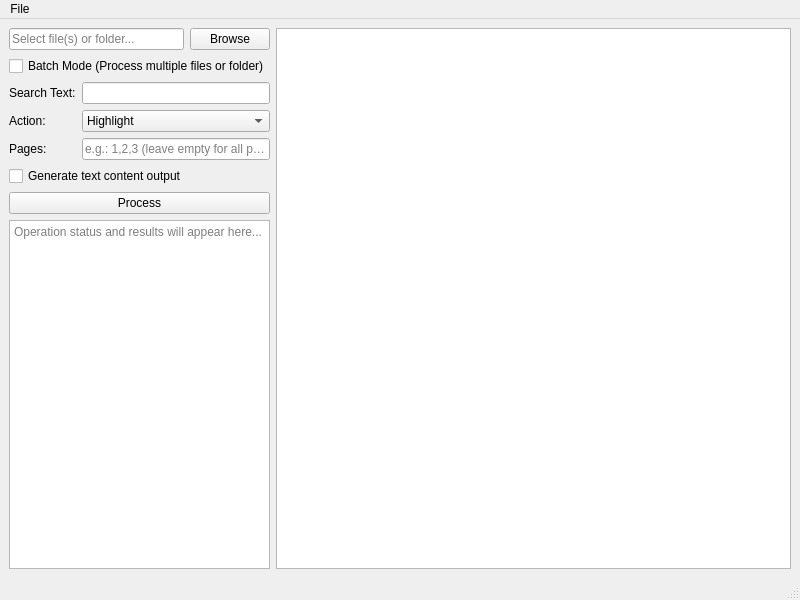
<?xml version='1.0' encoding='utf-8'?>
<ui version="4.0">
 <class>MainWindow</class>
 <widget class="QMainWindow" name="MainWindow">
  <property name="geometry">
   <rect>
    <x>100</x>
    <y>100</y>
    <width>800</width>
    <height>600</height>
   </rect>
  </property>
  <property name="windowTitle">
   <string>PDF OCR Tool</string>
  </property>
  <widget class="QWidget" name="centralwidget">
   <layout class="QHBoxLayout" name="mainLayout">
    <item>
     <layout class="QVBoxLayout" name="leftLayout">
      <item>
       <layout class="QHBoxLayout" name="horizontalLayout">
        <item>
         <widget class="QLineEdit" name="inputFileEdit">
          <property name="placeholderText">
           <string>Select file(s) or folder...</string>
          </property>
          <property name="readOnly">
           <bool>true</bool>
          </property>
          <property name="rfuLocale_setPlaceholderText" stdset="0">
           <string notr="true">Legacy.s085593ea0e434e26</string>
          </property>
         </widget>
        </item>
        <item>
         <widget class="QPushButton" name="browseButton">
          <property name="text">
           <string>Browse</string>
          </property>
          <property name="rfuLocale_setText" stdset="0">
           <string notr="true">Legacy.s3227aa9666253f7a</string>
          </property>
         </widget>
        </item>
       </layout>
      </item>
      <item>
       <widget class="QCheckBox" name="batchModeCheckbox">
        <property name="text">
         <string>Batch Mode (Process multiple files or folder)</string>
        </property>
        <property name="rfuLocale_setText" stdset="0">
         <string notr="true">Legacy.s86e5aa6c133a6e6f</string>
        </property>
       </widget>
      </item>
      <item>
       <layout class="QFormLayout" name="formLayout">
        <item row="0" column="0">
         <widget class="QLabel" name="searchLabel">
          <property name="text">
           <string>Search Text:</string>
          </property>
          <property name="rfuLocale_setText" stdset="0">
           <string notr="true">Legacy.s6c5316b7876547e2</string>
          </property>
         </widget>
        </item>
        <item row="0" column="1">
         <widget class="QLineEdit" name="searchEdit">
         </widget>
        </item>
        <item row="1" column="0">
         <widget class="QLabel" name="actionLabel">
          <property name="text">
           <string>Action:</string>
          </property>
          <property name="rfuLocale_setText" stdset="0">
           <string notr="true">Legacy.s7d9fda4ea8538475</string>
          </property>
         </widget>
        </item>
        <item row="1" column="1">
         <widget class="QComboBox" name="actionCombo">
          <item>
           <property name="text">
            <string>Highlight</string>
           </property>
          </item>
          <item>
           <property name="text">
            <string>Redact</string>
           </property>
          </item>
         </widget>
        </item>
        <item row="2" column="0">
         <widget class="QLabel" name="pagesLabel">
          <property name="text">
           <string>Pages:</string>
          </property>
          <property name="rfuLocale_setText" stdset="0">
           <string notr="true">Legacy.s0f36bbc96bf26dbb</string>
          </property>
         </widget>
        </item>
        <item row="2" column="1">
         <widget class="QLineEdit" name="pagesEdit">
          <property name="placeholderText">
           <string>e.g.: 1,2,3 (leave empty for all pages)</string>
          </property>
          <property name="rfuLocale_setPlaceholderText" stdset="0">
           <string notr="true">Legacy.s6dcfb4dfdf28f66d</string>
          </property>
         </widget>
        </item>
       </layout>
      </item>
      <item>
       <widget class="QCheckBox" name="generateOutputCheckbox">
        <property name="text">
         <string>Generate text content output</string>
        </property>
        <property name="rfuLocale_setText" stdset="0">
         <string notr="true">Legacy.s7a7a859f455b5036</string>
        </property>
       </widget>
      </item>
      <item>
       <widget class="QPushButton" name="processButton">
        <property name="text">
         <string>Process</string>
        </property>
        <property name="rfuLocale_setText" stdset="0">
         <string notr="true">Legacy.se083bd83e9d3e97e</string>
        </property>
       </widget>
      </item>
      <item>
       <widget class="QTextEdit" name="outputText">
        <property name="readOnly">
         <bool>true</bool>
        </property>
        <property name="placeholderText">
         <string>Operation status and results will appear here...</string>
        </property>
        <property name="rfuLocale_setPlaceholderText" stdset="0">
         <string notr="true">Legacy.s3a170a5c58931df1</string>
        </property>
       </widget>
      </item>
     </layout>
    </item>
    <item>
     <widget class="QGraphicsView" name="previewView">
      <property name="sizePolicy">
       <sizepolicy hsizetype="Expanding" vsizetype="Expanding">
        <horstretch>1</horstretch>
        <verstretch>0</verstretch>
       </sizepolicy>
      </property>
     </widget>
    </item>
   </layout>
  </widget>
  <widget class="QMenuBar" name="menubar">
   <property name="geometry">
    <rect>
     <x>0</x>
     <y>0</y>
     <width>800</width>
     <height>27</height>
    </rect>
   </property>
   <widget class="QMenu" name="menuFile">
    <property name="title">
     <string>File</string>
    </property>
    <addaction name="actionExit" />
    <property name="rfuLocale_setTitle" stdset="0">
     <string notr="true">Legacy.s50009ce1da4d15e1</string>
    </property>
   </widget>
   <addaction name="menuFile" />
  </widget>
  <widget class="QStatusBar" name="statusbar" />
  <action name="actionExit">
   <property name="text">
    <string>Exit</string>
   </property>
   <property name="shortcut">
    <string>Ctrl+Q</string>
   </property>
   <property name="rfuLocale_setText" stdset="0">
    <string notr="true">Legacy.sd17d84a604994b72</string>
   </property>
  </action>
  <property name="rfuLocale_setWindowTitle" stdset="0">
   <string notr="true">Legacy.s4814afffcc5c8780</string>
  </property>
 </widget>
 <resources />
 <connections>
  <connection>
   <sender>actionExit</sender>
   <signal>triggered()</signal>
   <receiver>MainWindow</receiver>
   <slot>close()</slot>
   <hints>
    <hint type="sourcelabel">
     <x>-1</x>
     <y>-1</y>
    </hint>
    <hint type="destinationlabel">
     <x>399</x>
     <y>299</y>
    </hint>
   </hints>
  </connection>
 </connections>
</ui>
